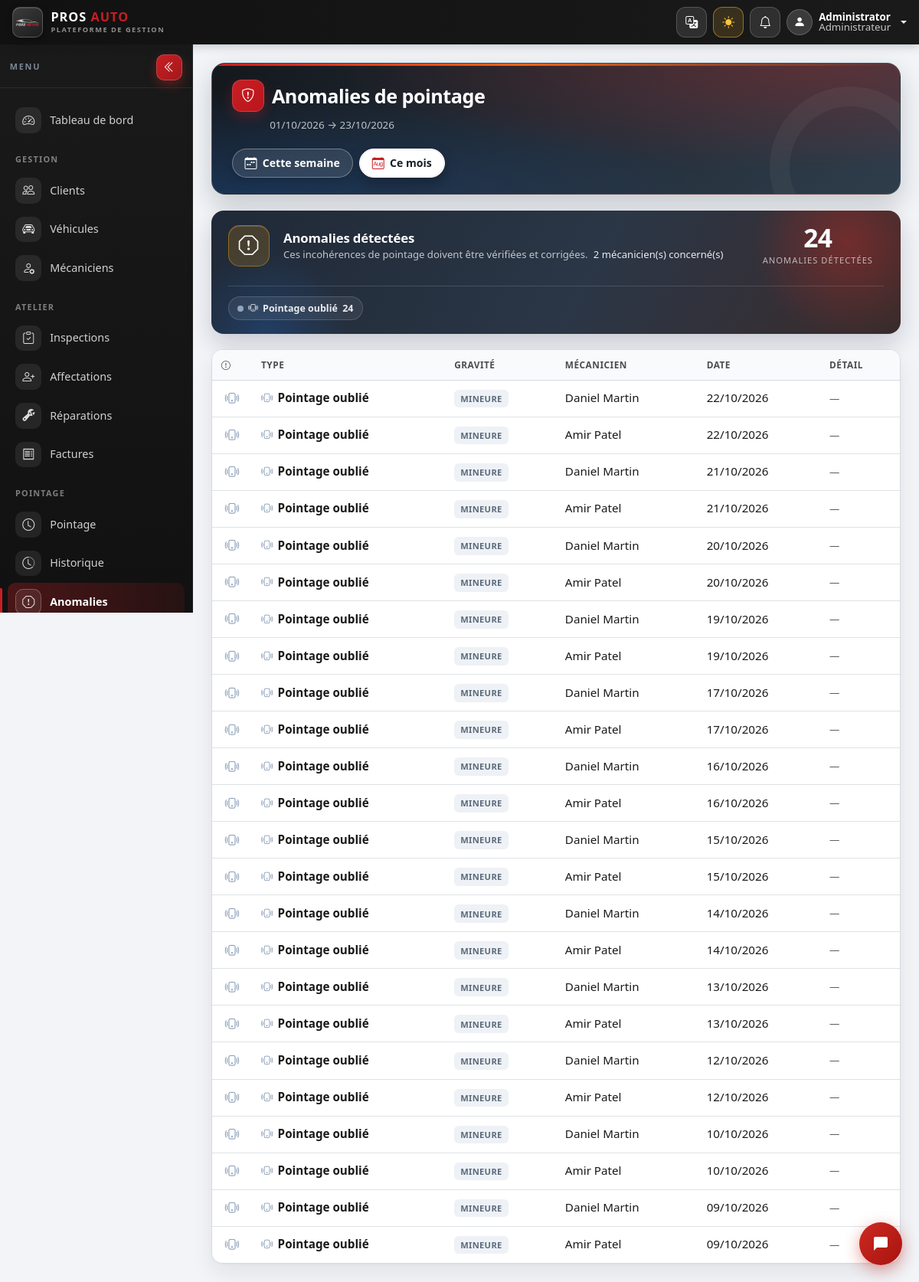
/admin/attendance/anomalies.php (signed in), run on the app's committed database.
### tables this page shows
CREATE TABLE users (
  id INT UNSIGNED NOT NULL AUTO_INCREMENT,
  full_name VARCHAR(100) NOT NULL,
  username VARCHAR(50) NOT NULL,
  nom_complet VARCHAR(150) NOT NULL DEFAULT '',
  email VARCHAR(120) NOT NULL,
  password VARCHAR(255) NOT NULL,
  role ENUM('admin','mechanic') NOT NULL DEFAULT 'mechanic',
  mechanic_id INT UNSIGNED NULL,
  is_active TINYINT(1) NOT NULL DEFAULT 1,
  last_login_at DATETIME NULL,
  created_at DATETIME NOT NULL DEFAULT CURRENT_TIMESTAMP,
  PRIMARY KEY (id),
  UNIQUE KEY uq_users_username (username),
  UNIQUE KEY uq_users_email (email),
  INDEX idx_users_role (role),
  INDEX idx_users_mechanic (mechanic_id),
  CONSTRAINT fk_users_mechanic FOREIGN KEY (mechanic_id)
    REFERENCES mechanics(id) ON DELETE SET NULL
);

CREATE TABLE mechanics (
  id INT UNSIGNED NOT NULL AUTO_INCREMENT,
  full_name VARCHAR(100) NOT NULL,
  phone VARCHAR(30) NULL,
  email VARCHAR(120) NULL,
  hire_date DATE NULL,
  is_active TINYINT(1) NOT NULL DEFAULT 1,
  created_at DATETIME NOT NULL DEFAULT CURRENT_TIMESTAMP,
  PRIMARY KEY (id),
  INDEX idx_mechanics_name (full_name),
  INDEX idx_mechanics_active (is_active)
);

### includes/functions.php (called while the page is built, shortened)
<?php
require_once __DIR__ . '/../config/config.php';
require_once __DIR__ . '/../config/database.php';
function current_lang(): string
{
    return $_SESSION['app_lang'] ?? 'fr';
}
function &lang_table(): array
{
    static $table = null;
    if ($table === null) {
        $file = __DIR__ . '/lang/' . current_lang() . '.php';
        $table = is_file($file) ? require $file : require __DIR__ . '/lang/fr.php';
    }
    return $table;
}
function t(string $key, ...$params): string
{
    $table = lang_table();
    $text = $table[$key] ?? $table['common.' . $key] ?? $key;
    return $text;
}
function e(?string $value): string
{
    return htmlspecialchars((string) $value, ENT_QUOTES, 'UTF-8');
}
function app_url(string $path = ''): string
{
    $url = app_base_url() . '/' . ltrim($path, '/');
    return $url;
}
function asset_url(string $path): string
{
    $url  = app_url($path);
    $file = __DIR__ . '/../' . ltrim($path, '/');
    $v    = is_file($file) ? (string) filemtime($file) : null;
    return $v === null ? $url : $url . '?v=' . $v;
}
function current_user(): ?array
{
    static $cachedId = null;
    static $cachedUser = null;
    $id = (int) ($_SESSION['user_id'] ?? 0);
    if ($cachedId !== $id) {
        $cachedId   = $id;
        $cachedUser = $id > 0
            ? fetch_one("SELECT * FROM users WHERE id = ? AND is_active = 1", [$id])
            : null;
    }
    return $cachedUser;
}
function is_logged_in(): bool
{
    return current_user() !== null;
}
function home_url(): string
{
    $u = current_user();
    return ($u && $u['role'] === 'admin') ? 'admin/dashboard.php' : 'mechanic/dashboard.php';
}
function get_setting(string $key, ?string $default = null): ?string
{
    $cache = $GLOBALS['garage_settings_cache'] ?? null;
    if ($cache === null) {
        $cache = [];
        try {
            foreach (fetch_all("SELECT setting_key, setting_value FROM settings") as $r) {
                $cache[$r['setting_key']] = $r['setting_value'];
            }
        } catch (Throwable $e) {
            error_log('[garage] settings table unavailable: ' . $e->getMessage());
        }
    }
    $v = $cache[$key] ?? null;
    return ($v === null || $v === '') ? $default : $v;
}
function att_settings(): array
{
    return [
        'expected_in'  => (string) get_setting('expected_in_time', EXPECTED_IN_TIME),
        'normal_hours' => (float) get_setting('normal_daily_hours', (string) NORMAL_DAILY_HOURS),
        'break_min'    => (int) get_setting('break_threshold_minutes', (string) BREAK_THRESHOLD_MIN),
    ];
}
function fmt_date(?string $d): string
{
    return $d ? date('d/m/Y', strtotime($d)) : '—';
}
function locale_id(): string
{
    return current_lang() === 'fr' ? 'fr-FR' : 'en-GB';
}
function role_label(string $role): string
{
    return $role === 'admin' ? t('role.admin') : t('role.mechanic');
}
function attendance_by_day(int $userId, string $from, string $to): array
{
    $rows = fetch_all(
        "SELECT * FROM attendance WHERE user_id = ? AND day_date BETWEEN ? AND ? ORDER BY id",
        [$userId, $from, $to]
    );
    $grouped = [];
    return $grouped;
}
function detect_anomalies(string $from, string $to): array
{
    $anoms = [];
    $users = fetch_all("SELECT * FROM users WHERE role = 'mechanic' AND is_active = 1");
    $names = [];
    foreach (fetch_all("SELECT id, full_name FROM mechanics") as $m) {
        $names[(int) $m['id']] = $m['full_name'];
    }
    foreach ($users as $u) {
        $byDay = attendance_by_day((int) $u['id'], $from, $to);
    }
    $today = date('Y-m-d');
    $cursor = strtotime($from);
    $end = strtotime($to);
    $minDate = date('Y-m-d', strtotime('-14 days'));
    while ($cursor <= $end) {
        $day = date('Y-m-d', $cursor);
        $dow = (int) date('N', $cursor);
        if ($day < $minDate || $day >= $today || $dow > 6) {
            $cursor = strtotime('+1 day', $cursor);
            continue;
        }
        foreach ($users as $u) {
            $n = fetch_one("SELECT COUNT(*) c FROM attendance WHERE user_id = ? AND day_date = ?", [$u['id'], $day]);
            if ((int) $n['c'] === 0) {
                $anoms[] = ['user_id' => (int) $u['id'], 'mech' => $names[$u['mechanic_id']] ?? $u['full_name'], 'date' => $day, 'type' => 'forgot', 'detail' => ''];
            }
        }
        $cursor = strtotime('+1 day', $cursor);
    }
    usort($anoms, fn($a, $b) => strcmp($b['date'], $a['date']));
    return $anoms;
}

### config/config.php (called while the page is built, shortened)
<?php
function app_base_url(): string
{
    $rootFs  = str_replace('\\', '/', (string) realpath(dirname(__DIR__)));
    $docRoot = str_replace('\\', '/', (string) realpath((string) ($_SERVER['DOCUMENT_ROOT'] ?? '')));
    if ($docRoot !== '' && $rootFs !== '' && str_starts_with($rootFs, $docRoot)) {
        $base = substr($rootFs, strlen($docRoot));
        return rtrim($base, '/');
    }
    $dir = str_replace('\\', '/', dirname($_SERVER['SCRIPT_NAME'] ?? '/'));
    return $dir === '/' ? '' : $dir;
}

### config/database.php (called while the page is built, shortened)
<?php
function db(): PDO
{
    static $pdo = null;
    if ($pdo === null) {
        $dsn = 'mysql:host=' . DB_HOST . ';dbname=' . DB_NAME . ';charset=' . DB_CHARSET;
        try {
            $pdo = new PDO($dsn, DB_USER, DB_PASS, [
                PDO::ATTR_ERRMODE            => PDO::ERRMODE_EXCEPTION,
                PDO::ATTR_DEFAULT_FETCH_MODE => PDO::FETCH_ASSOC,
                PDO::ATTR_EMULATE_PREPARES   => false,
            ]);
            $pdo->exec("SET time_zone = 'SYSTEM'");
        } catch (PDOException $e) {
            http_response_code(500);
            if (APP_DEBUG) {
                exit('Erreur de connexion à la base de données : '
                    . htmlspecialchars($e->getMessage(), ENT_QUOTES, 'UTF-8')
                    . '<br>Vérifiez <code>config/database.php</code> et importez <code>database.sql</code>.');
            }
            exit('Service momentanément indisponible.');
        }
    }
    return $pdo;
}
function fetch_all(string $sql, array $params = []): array
{
    try {
        $st = db()->prepare($sql);
        $st->execute($params);
        return $st->fetchAll();
    } catch (PDOException $e) {
        if (is_missing_schema_error($e)) {
            error_log('[garage] schema missing on SELECT: ' . $e->getMessage());
            return [];
        }
        throw $e;
    }
}
function fetch_one(string $sql, array $params = [])
{
    try {
        $st = db()->prepare($sql);
        $st->execute($params);
        $row = $st->fetch();
        return $row === false ? null : $row;
    } catch (PDOException $e) {
        if (is_missing_schema_error($e)) {
            error_log('[garage] schema missing on SELECT ONE: ' . $e->getMessage());
            return null;
        }
        throw $e;
    }
}

### includes/auth.php (called while the page is built, shortened)
<?php
require_once __DIR__ . '/../config/config.php';
require_once __DIR__ . '/../config/database.php';
require_once __DIR__ . '/functions.php';
if (is_logged_in() && is_mechanic() && !ip_approved_for_user(current_user_id(), client_ip())) {
    $_SESSION = [];
    if (ini_get('session.use_cookies')) {
        $p = session_get_cookie_params();
        setcookie(session_name(), '', time() - 42000, $p['path'], $p['domain'], $p['secure'], $p['httponly'], true);
    }
    session_destroy();
    session_start();
    $_SESSION['app_lang'] = current_lang();
    header('Location: ' . app_url('auth/login.php?reason=ip_unapproved'), true, 303);
    exit;
}

### admin/attendance/anomalies.php (the view, shortened to what this page needs)
<?php
require_once __DIR__ . '/../../includes/auth.php';
$period = (string) ($_GET['period'] ?? 'month');
if ($period === 'week') {
    $from = monday_of();
    $to = date('Y-m-d');
} else {
    $from = date('Y-m-01');
    $to = date('Y-m-d');
}
$anomalies = detect_anomalies($from, $to);
$anomalyMeta = [
    'in_no_out'  => ['bi-box-arrow-in-left', 'danger',  'critical', '#ff6b6b'],
    'out_no_in'  => ['bi-box-arrow-right',   'danger',  'critical', '#ff6b6b'],
    'double_in'  => ['bi-arrow-repeat',      'warning', 'major',    '#fbbf24'],
    'double_out' => ['bi-arrow-repeat',      'warning', 'major',    '#fbbf24'],
    'incomplete' => ['bi-hourglass-split',   'warning', 'major',    '#fbbf24'],
    'forgot'     => ['bi-phone-vibrate',     'neutral', 'minor',    '#93a5bd'],
];
$anomalyOrder = array_keys($anomalyMeta);
$byType    = array_fill_keys($anomalyOrder, 0);
$affected  = [];
foreach ($anomalies as $a) {
    if (isset($byType[$a['type']])) {
        $byType[$a['type']]++;
    }
    $affected[$a['user_id']] = true;
}
$total      = count($anomalies);
$nbAffected = count($affected);
require __DIR__ . '/../../includes/header.php';
?>
<div class="page-title">
  <div>
    <h1><i class="bi bi-shield-exclamation"></i><?= e(t('anom.title')) ?></h1>
    <div class="subtitle"><?= fmt_date($from) ?> → <?= fmt_date($to) ?></div>
  </div>
  <div class="d-flex gap-2 align-items-center flex-wrap period-actions">
    <div class="period-seg" role="group" aria-label="<?= e(t('anom.title')) ?>">
      <a class="period-seg__btn <?= $period === 'week' ? 'is-active' : '' ?>" href="?period=week">
        <i class="bi bi-calendar-week" aria-hidden="true"></i><?= e(t('anom.period_week')) ?>
      </a>
      <a class="period-seg__btn <?= $period === 'month' ? 'is-active' : '' ?>" href="?period=month">
        <i class="bi bi-calendar-month" aria-hidden="true"></i><?= e(t('anom.period_month')) ?>
      </a>
    </div>
  </div>
</div>
<section class="anom-hero anom-hero--<?= $total === 0 ? 'ok' : ($nbAffected > 3 ? 'alert' : 'watch') ?>" aria-label="<?= e(t('anom.breakdown')) ?>">
  <span class="anom-hero__ico" aria-hidden="true">
    <i class="bi <?= $total === 0 ? 'bi-check2-circle' : 'bi-exclamation-octagon' ?>"></i>
  </span>
  <div class="anom-hero__body">
    <h2 class="anom-hero__title"><?= e($total === 0 ? t('anom.all_clear') : t('anom.needs_action')) ?></h2>
    <p class="anom-hero__sub mb-0">
      <?= e($total === 0 ? t('anom.all_clear_sub') : t('anom.needs_action_sub')) ?>
      <?php if ($nbAffected > 0): ?>
        <span class="d-inline-block ms-1"><?= (int) $nbAffected ?> <?= e(t('anom.affected')) ?></span>
      <?php endif; ?>
    </p>
  </div>
  <div class="anom-hero__kpi">
    <b><?= (int) $total ?></b>
    <span><?= e(t('anom.total')) ?></span>
  </div>
  <?php if ($total > 0): ?>
  <div class="anom-chips">
    <?php foreach ($anomalyOrder as $type):
        [$chipIcon, , , $chipColor] = $anomalyMeta[$type];
        $n = $byType[$type];
        if ($n === 0) { continue; } ?>
      <span class="anom-chip" title="<?= e(t('anom.' . $type)) ?>">
        <span class="dot" style="background: <?= e($chipColor) ?>"></span>
        <i class="bi <?= e($chipIcon) ?>" aria-hidden="true"></i>
        <?= e(t('anom.' . $type)) ?>
        <b><?= (int) $n ?></b>
      </span>
    <?php endforeach; ?>
  </div>
  <?php endif; ?>
</section>
<div class="card">
  <div class="table-responsive">
    <table class="table table-hover align-middle mb-0">
      <thead>
        <tr>
          <th style="width:52px"><i class="bi bi-exclamation-circle" aria-hidden="true"></i><span class="visually-hidden"><?= e(t('anom.severity')) ?></span></th>
          <th><?= e(t('anom.type')) ?></th>
          <th class="text-nowrap"><?= e(t('anom.severity')) ?></th>
          <th><?= e(t('anom.user')) ?></th>
          <th><?= e(t('anom.date')) ?></th>
          <th><?= e(t('anom.detail')) ?></th>
        </tr>
      </thead>
      <tbody>
        <?php foreach ($anomalies as $a):
            [$icon, $sev, $sevLabel, $dotColor] = $anomalyMeta[$a['type']] ?? ['bi-question-circle', 'neutral', 'minor', '#93a5bd']; ?>
          <tr class="anom-row--<?= e($sev) ?>">
            <td class="text-center">
              <i class="bi <?= e($icon) ?> anomaly-icon" style="color: <?= e($dotColor) ?>"></i>
            </td>
            <td>
              <span class="anom-type">
                <i class="bi <?= e($icon) ?>" aria-hidden="true" style="color: <?= e($dotColor) ?>"></i>
                <?= e(t('anom.' . $a['type'])) ?>
              </span>
            </td>
            <td><span class="anom-type__badge anom-sev--<?= e($sev) ?>"><?= e(t('anom.' . $sevLabel)) ?></span></td>
            <td><?= e($a['mech']) ?></td>
            <td class="text-nowrap"><?= fmt_date($a['date']) ?></td>
            <td class="text-muted small"><?= $a['detail'] !== '' ? e($a['detail']) : '—' ?></td>
          </tr>
        <?php endforeach; ?>
      </tbody>
    </table>
  </div>
</div>
<?php require __DIR__ . '/../../includes/footer.php'; ?>

### includes/header.php (shortened to what this page needs)
<?php
$u = current_user();
?><!doctype html>
<html lang="<?= e(current_lang()) ?>">
<head>
<link rel="stylesheet" href="<?= e(asset_url('assets/vendor/bootstrap/bootstrap.min.css')) ?>">
<link rel="stylesheet" href="<?= e(asset_url('assets/vendor/bootstrap-icons/bootstrap-icons.css')) ?>">
<link rel="stylesheet" href="<?= e(asset_url('assets/css/style.css')) ?>">
</head>
<body class="app-body" data-locale="<?= e(locale_id()) ?>">
<nav class="navbar navbar-dark app-navbar sticky-top">
  <div class="container-fluid px-3">
    <a class="navbar-brand brand-block" href="<?= e(app_url(home_url())) ?>">
      <span class="brand-logo-wrap">
        <img src="<?= e(app_url('assets/images/logo.png')) ?>" alt="PROS AUTO" class="brand-logo">
      </span>
      <span class="brand-text d-none d-sm-flex">
        <span class="brand-name">PROS <strong>AUTO</strong></span>
        <span class="brand-tagline"><?= e(t('app.tagline')) ?></span>
      </span>
    </a>
    <div class="d-flex align-items-center gap-2 ms-auto">
      <div class="dropdown">
        <button class="icon-btn" type="button" data-bs-toggle="dropdown" aria-expanded="false"
                aria-label="<?= e(t('nav.language')); ?>" title="<?= e(t('nav.language')); ?>">
          <i class="bi bi-translate"></i>
        </button>
      </div>
      <button id="themeToggle" class="icon-btn" type="button" aria-label="<?= e(t('nav.theme')); ?>" title="<?= e(t('nav.theme')); ?>">
        <i class="bi theme-icon bi-moon"></i>
      </button>
      <?php if ($u): ?>
      <div class="notif-wrap position-relative">
        <button type="button" class="icon-btn notif-trigger" id="notifTrigger"
                aria-expanded="false" aria-haspopup="true" aria-controls="notifDropdown"
                aria-label="<?= e(t('nav.notifications')); ?>" title="<?= e(t('nav.notifications')); ?>">
          <i class="bi bi-bell"></i>
        </button>
      </div>
      <div class="dropdown">
        <a class="d-flex align-items-center gap-2 text-light text-decoration-none dropdown-toggle user-menu" data-bs-toggle="dropdown" href="#" role="button" aria-expanded="false">
          <span class="user-avatar"><i class="bi bi-person-fill"></i></span>
          <span class="d-none d-md-inline">
            <span class="d-block small fw-semibold lh-1"><?= e($u['full_name']) ?></span>
            <span class="d-block small opacity-75 lh-1"><?= e(role_label($u['role'])) ?></span>
          </span>
        </a>
      </div>
      <?php endif; ?>
    </div>
  </div>
</nav>
<div class="app-wrapper d-flex">
<?php require __DIR__ . '/sidebar.php'; ?>
<main class="flex-grow-1 main-content">
<div class="content-inner px-3 px-lg-4 py-4">

### data on the page
users: full_name "Administrator", role "Administrateur"
users: type "Pointage oublié", sevLabel "MINEURE", full_name "Daniel Martin", date "22/10/2026", date "21/10/2026", date "20/10/2026", date "19/10/2026", date "17/10/2026", date "16/10/2026", date "15/10/2026", date "14/10/2026", date "13/10/2026", date "12/10/2026", date "10/10/2026", date "09/10/2026"
users: type "Pointage oublié", sevLabel "MINEURE", full_name "Amir Patel", date "22/10/2026", date "21/10/2026", date "20/10/2026", date "19/10/2026", date "17/10/2026", date "16/10/2026", date "15/10/2026", date "14/10/2026", date "13/10/2026", date "12/10/2026", date "10/10/2026", date "09/10/2026"

### other printed values
t('app.tagline') "PLATEFORME DE GESTION"
t('nav.menu') "MENU"
$label "Tableau de bord Clients Véhicules Mécaniciens Inspections Affectations Réparations Factures Pointage Historique Anomalies"
$label "GESTION ATELIER POINTAGE"
t('anom.title') "Anomalies de pointage"
fmt_date($from) "01/10/2026"
t('anom.period_week') "Cette semaine"
t('anom.period_month') "Ce mois"
$total === 0 ? t('anom.all_clear') : t('anom.needs_action') "Anomalies détectées"
$total === 0 ? t('anom.all_clear_sub') : t('anom.needs_action_sub') "Ces incohérences de pointage doivent être vérifiées et corrigées."
$nbAffected "2"
t('anom.affected') "mécanicien(s) concerné(s)"
$total "24"
t('anom.total') "ANOMALIES DÉTECTÉES"
t('anom.' . $type) "Pointage oublié"
